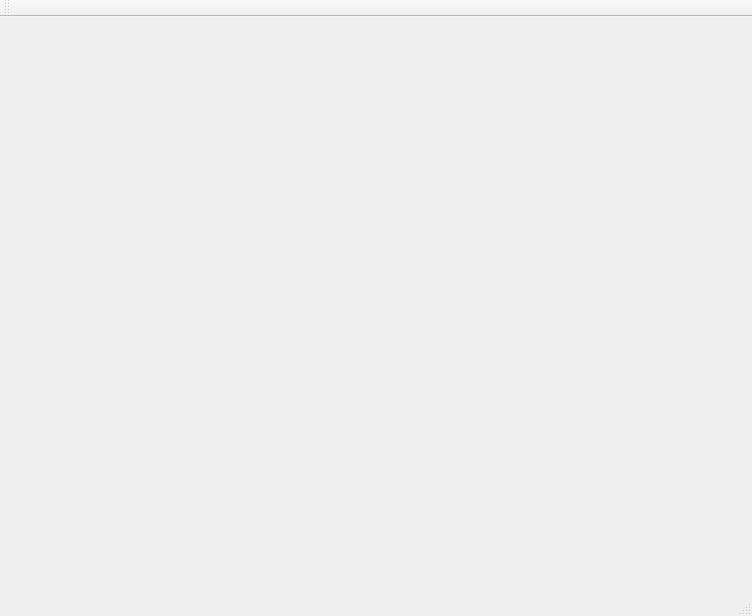
<?xml version="1.0" encoding="UTF-8"?>
<ui version="4.0">
 <class>MainWindow</class>
 <widget class="QMainWindow" name="MainWindow">
  <property name="geometry">
   <rect>
    <x>0</x>
    <y>0</y>
    <width>752</width>
    <height>616</height>
   </rect>
  </property>
  <property name="windowTitle">
   <string>MainWindow</string>
  </property>
  <widget class="QWidget" name="centralWidget">
   <layout class="QVBoxLayout" name="verticalLayout_2">
    <item>
     <layout class="QVBoxLayout" name="verticalLayout">
      <item>
       <widget class="QSpectrum" name="qtspectrum" native="true"/>
      </item>
     </layout>
    </item>
   </layout>
  </widget>
  <widget class="QMenuBar" name="menuBar">
   <property name="geometry">
    <rect>
     <x>0</x>
     <y>0</y>
     <width>752</width>
     <height>22</height>
    </rect>
   </property>
  </widget>
  <widget class="QToolBar" name="mainToolBar">
   <attribute name="toolBarArea">
    <enum>TopToolBarArea</enum>
   </attribute>
   <attribute name="toolBarBreak">
    <bool>false</bool>
   </attribute>
  </widget>
  <widget class="QStatusBar" name="statusBar"/>
 </widget>
 <layoutdefault spacing="6" margin="11"/>
 <customwidgets>
  <customwidget>
   <class>QSpectrum</class>
   <extends>QWidget</extends>
   <header>qspectrum.h</header>
  </customwidget>
 </customwidgets>
 <resources/>
 <connections/>
</ui>
